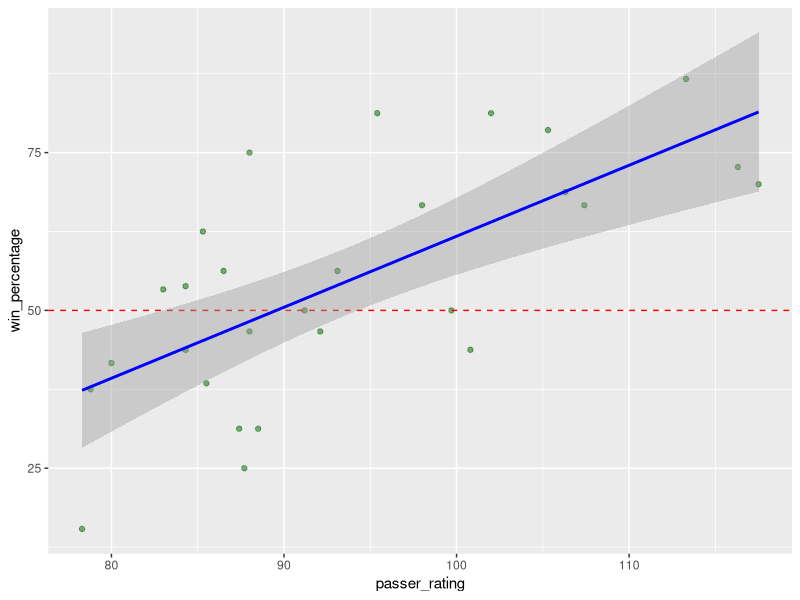
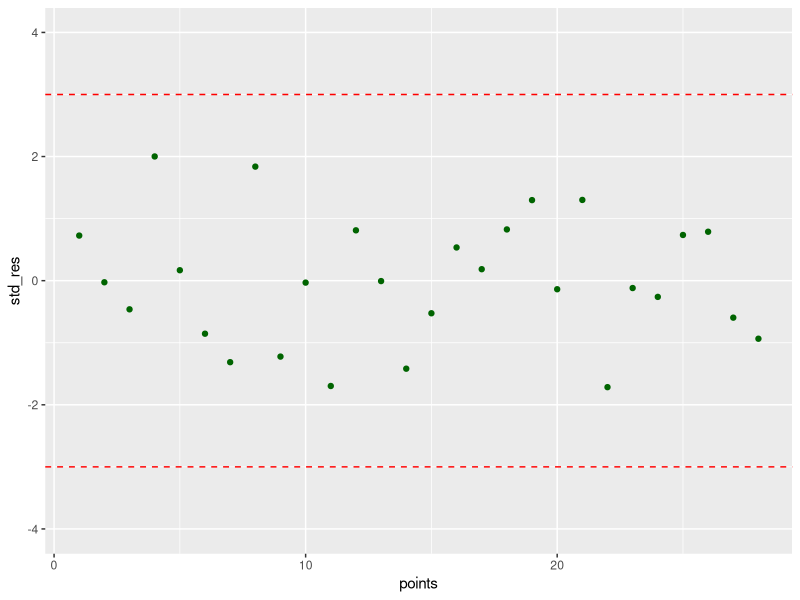
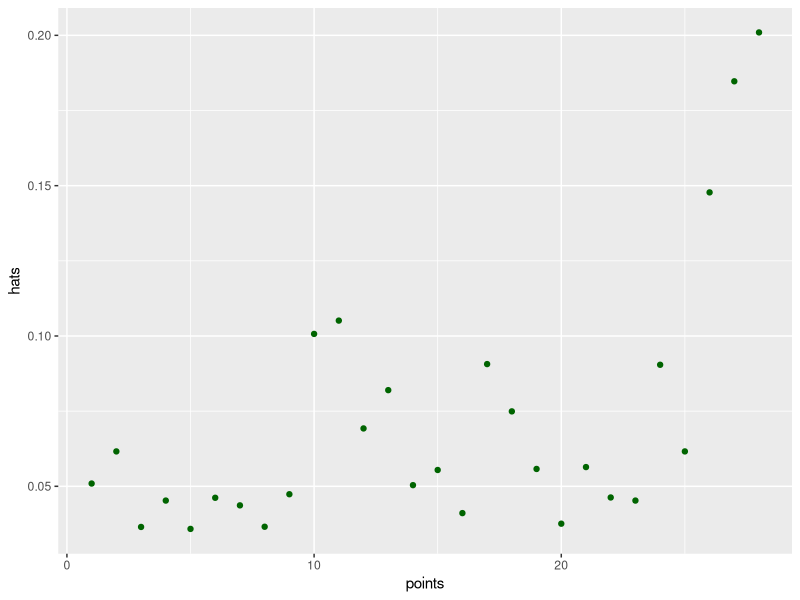
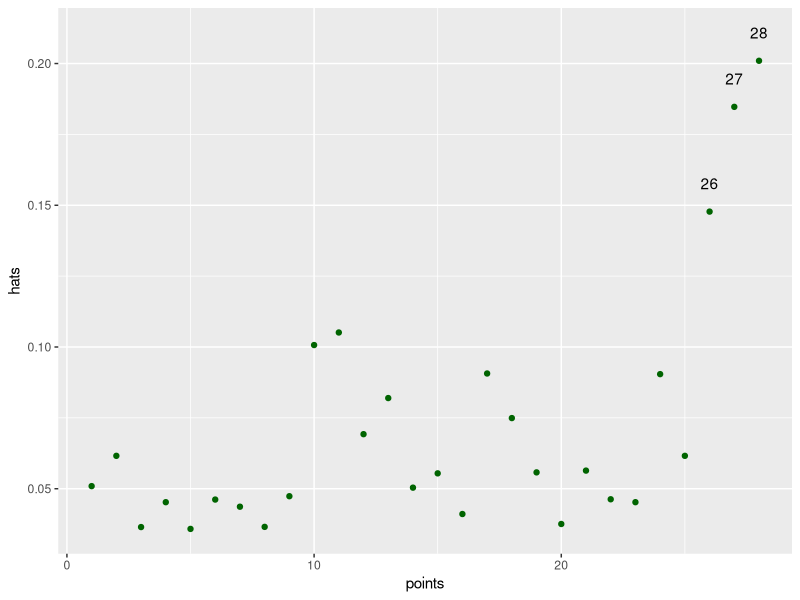
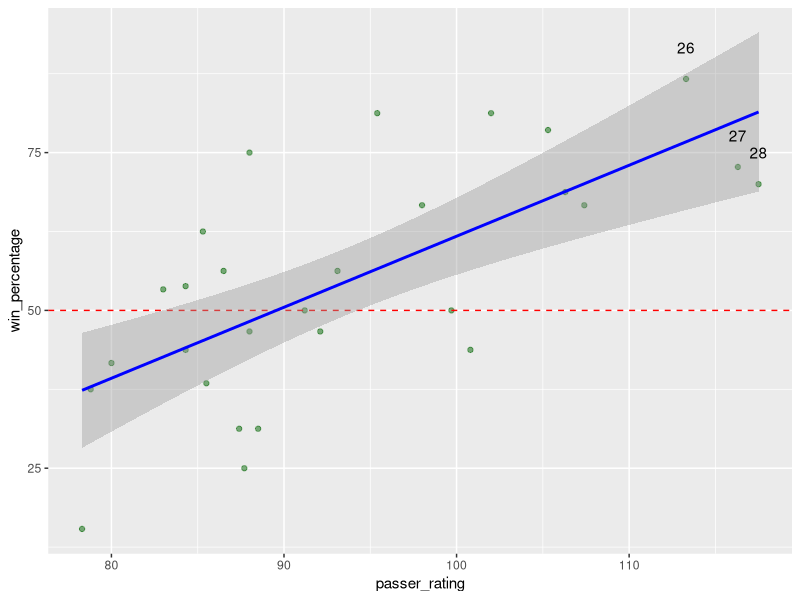
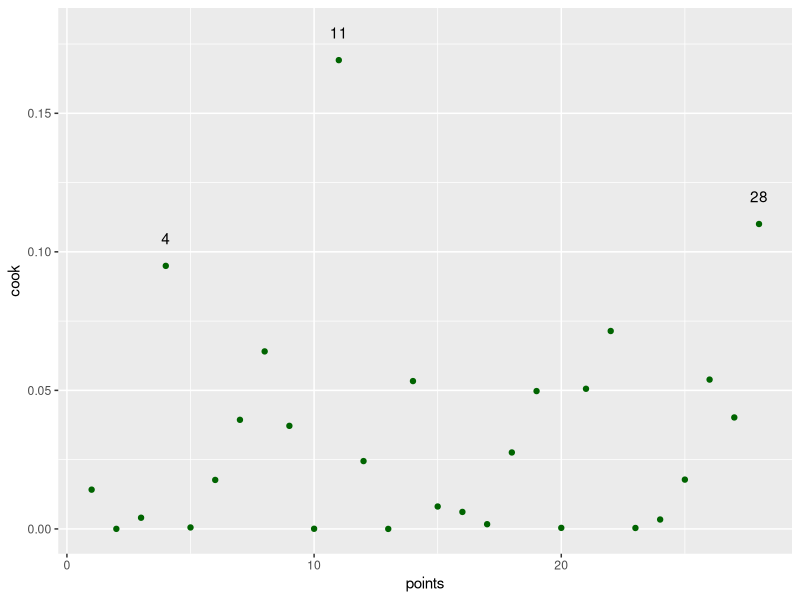
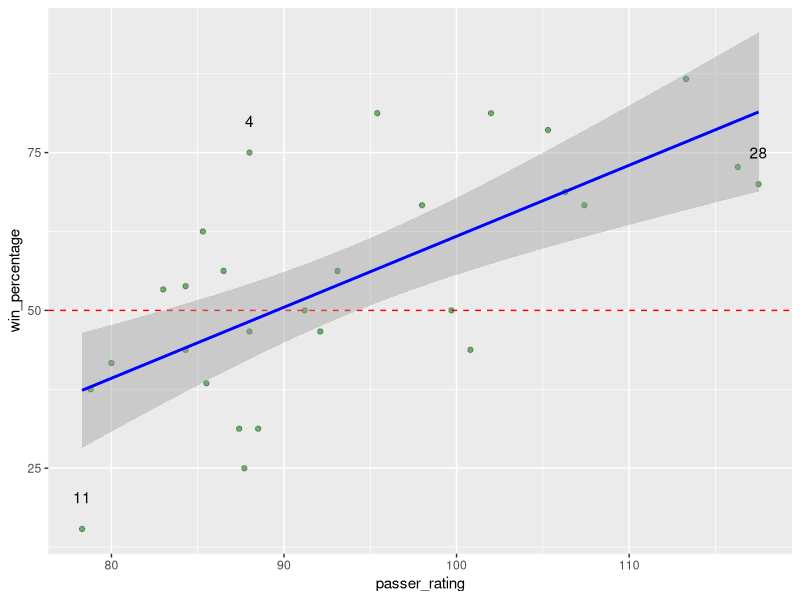
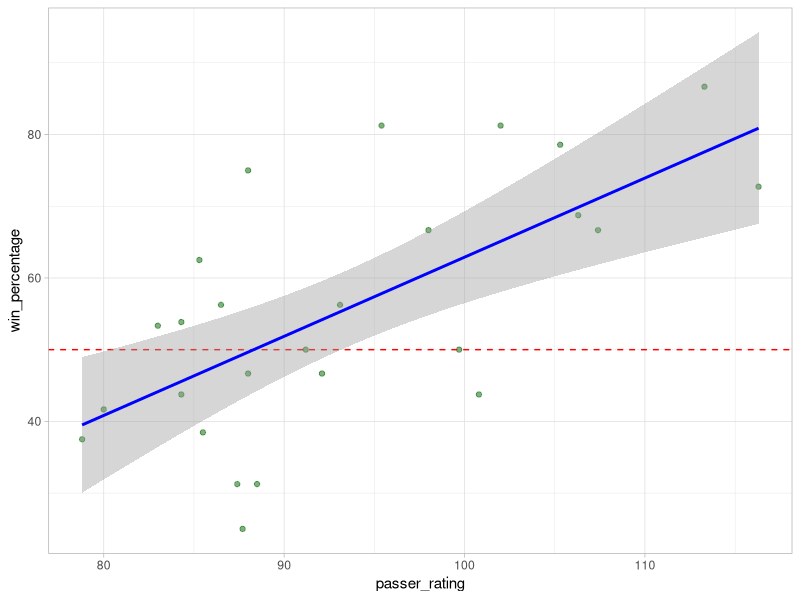

Recreate these plots in R, in order.
## ---- chunk 1
knitr::opts_chunk$set(echo = TRUE)
## ---- chunk 2
#Include all required packages at the start
library(tidyverse) 
library(ggplot2)
library(broom)
## ---- chunk 3
#Read in the data
#data dir should be in the working directory
df <- read_csv("data/2019_nfl_qb_data.csv") 
## ---- chunk 4
str(df) #provides structure of df


head(df) #shows first 6 rows of df


tail(df) #shows last 6 rows of df
## ---- chunk 5
#Check for missing values
sum(is.na(df)) 
## ---- chunk 6
#Create win_percentage
df2 <- df %>%
filter(games_started >= 10) %>%
mutate(win_percentage = wins / games_started * 100)

view(df2)
## ---- chunk 7
#Plot the relationship between paser_rating (x-axis) & win_percentage (y-axis)
ggplot(df2, aes(x = passer_rating, y = win_percentage))+
geom_point(alpha = 0.5, colour = "darkgreen")+
geom_hline(yintercept = 50, colour = "red", linetype = "dashed")+
geom_smooth(method = "lm", colour = "blue")+
theme_gray()
## ---- chunk 8
#Check if there is a correlation
cor (x = df2$passer_rating, y = df2$win_percentage, method = "pearson")
## ---- chunk 9
#Check the data relating a a simple linear regression
fit <- lm(win_percentage ~ passer_rating, data = df2)

summary(fit)

tidy(fit, conf.int = TRUE)
## ---- chunk 10
100*1.605274 + -5.393196 #highest win %

100*0.644371 + -96.068227 #lowest win %

100*1.124823 + -50.73711 #probable win %
## ---- chunk 11
#Determine if the observations are independent
car::durbinWatsonTest(fit)
## ---- chunk 12
#Check the data for outliers
std_res <- rstandard(fit)
points <- 1:length(std_res)

ggplot(data = NULL, aes(x = points, y = std_res)) +
geom_point(colour = "darkgreen") +
ylim(c(-4, 4)) +
geom_hline(yintercept = c(-3, 3), colour = "red", linetype = "dashed")
## ---- chunk 13
#Check to see if any of the potential outliers create leverage
hats <- hatvalues(fit)

ggplot(data = NULL, aes(x = points, y = hats)) +
geom_point(colour = "darkgreen")
## ---- chunk 14
hat_labels <- if_else(hats >= 0.125, paste(points), "")

ggplot(data = NULL, aes(x = points, y = hats)) +
geom_point(colour = "darkgreen") +
geom_text(aes(label = hat_labels), nudge_y = 0.01)
## ---- chunk 15
ggplot(df2, aes(x = passer_rating, y = win_percentage))+
geom_point(alpha = 0.5, colour = "darkgreen")+
geom_hline(yintercept = 50, colour = "red", linetype = "dashed")+
geom_smooth(method = "lm", colour = "blue")+
theme_gray()+
geom_text(aes(label = hat_labels), nudge_y = 5)
## ---- chunk 16
#Check for influence on the linear regression by potential outliers
cook <-cooks.distance(fit)
cook_labels <- if_else(cook >= 0.075, paste(points), "")

ggplot(data = NULL, aes(x =points, y = cook)) +
geom_point(colour = "darkgreen")+
geom_text(aes(label = cook_labels), nudge_y =0.01)
## ---- chunk 17
ggplot(df2, aes(x = passer_rating, y = win_percentage))+
geom_point(alpha = 0.5, colour = "darkgreen")+
geom_hline(yintercept = 50, colour = "red", linetype = "dashed")+
geom_smooth(method = "lm", colour = "blue")+
theme_gray()+
geom_text(aes(label = cook_labels), nudge_y = 5)
## ---- chunk 18
#Removal of high influence points
outliers <- c(11, 29) #Object 28 is however case_no 29.
filtered_df2 <- df2 %>%
  filter(!case_no %in% outliers)
## ---- chunk 19
fit2 <- lm(win_percentage ~ passer_rating, data = filtered_df2)

summary(fit2)

tidy(fit2, conf.int = TRUE)
## ---- chunk 20
#High influence points removed and re-run our intital model
ggplot(filtered_df2, aes(x = passer_rating, y = win_percentage))+
geom_point(alpha = 0.5, colour = "darkgreen")+
geom_hline(yintercept = 50, colour = "red", linetype = "dashed")+
geom_smooth(method = "lm", colour = "blue")+
theme_light()
## ---- chunk 21
#Plotting of the residuals against the fitted values
res <- residuals(fit)
fitted <- predict(fit)

ggplot(df2, aes(x = fitted, y = res))+
geom_point(colour = "purple")+
geom_hline(yintercept = 0, colour = "red", linetype = "dashed")+
geom_smooth(se = FALSE)
## ---- chunk 22
#Is there a normal distribution

ggplot(data =NULL, aes(x= res))+
  geom_histogram( colour = "white", fill = "blue", binwidth = 10)
## ---- chunk 23
ggplot(data = NULL, aes(sample =res))+
  stat_qq() + stat_qq_line()
